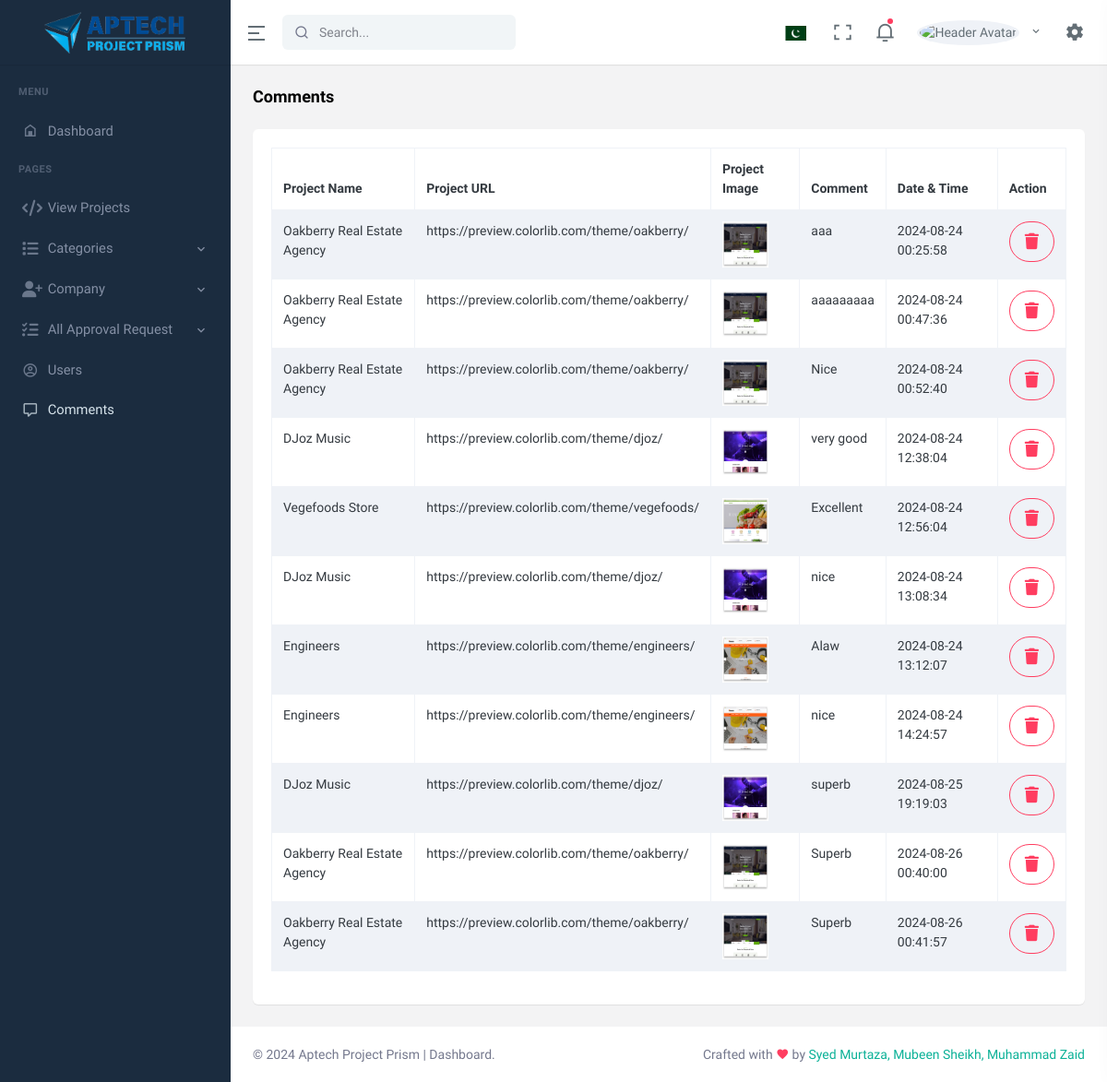
/Dashboard/comments.php, run on an earlier commit of the app's database.
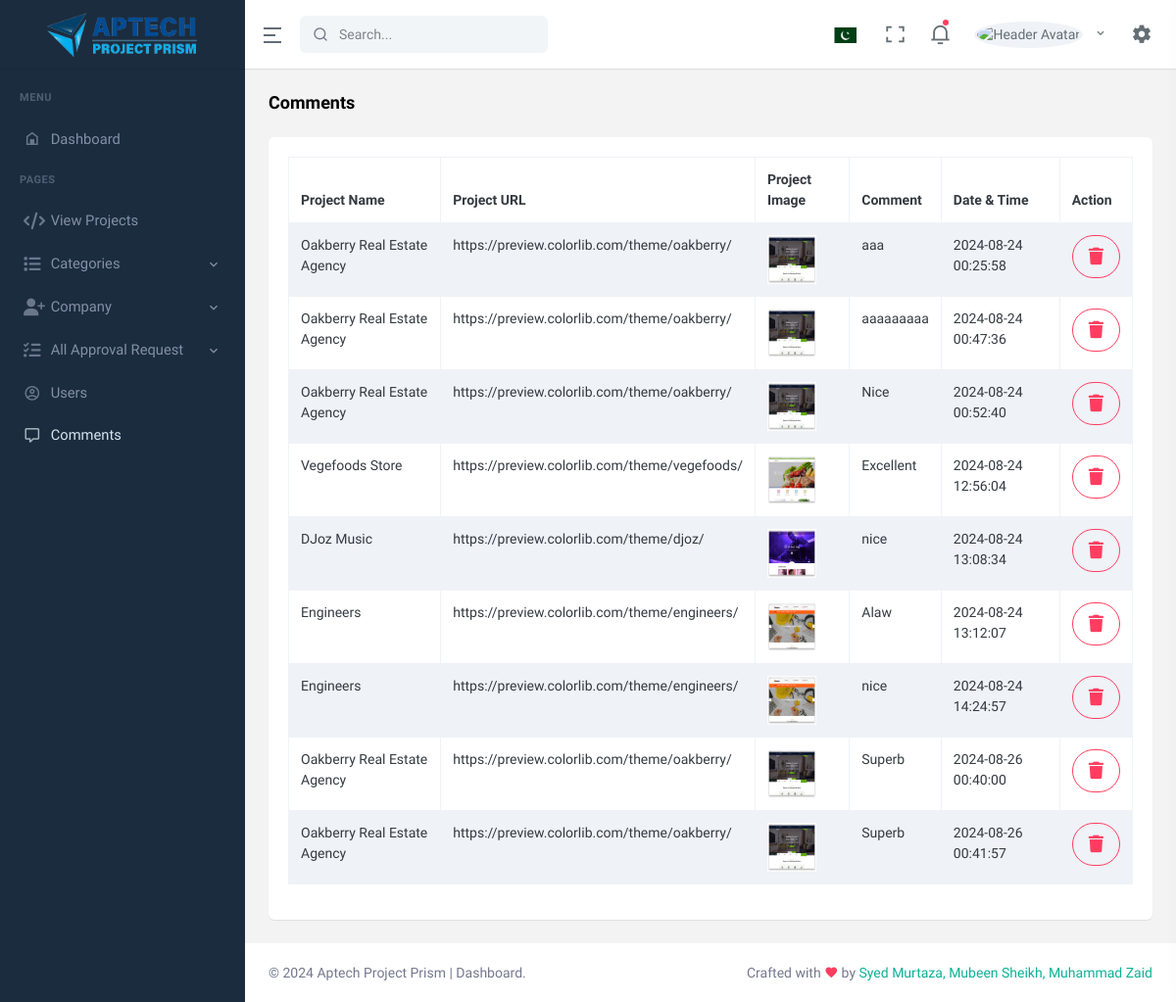
And on a later commit of the database.
### tables this page shows
CREATE TABLE `comment` (
  `comment_id` int(11) NOT NULL,
  `comment_message` text NOT NULL,
  `datetime` datetime NOT NULL DEFAULT current_timestamp(),
  `status` tinyint(4) NOT NULL DEFAULT 1,
  `user_id` int(11) NOT NULL,
  `projid` int(11) NOT NULL
);

CREATE TABLE `project` (
  `project_id` int(11) NOT NULL,
  `project_name` varchar(255) NOT NULL,
  `project_faculty` varchar(255) NOT NULL,
  `project_batchcode` varchar(255) NOT NULL,
  `project_semester` varchar(255) NOT NULL,
  `project_url` text NOT NULL,
  `project_img` varchar(255) NOT NULL,
  `project_desc` text NOT NULL,
  `status` tinyint(4) NOT NULL DEFAULT 1,
  `user_id` int(11) NOT NULL,
  `category` int(11) NOT NULL,
  `Sta` varchar(255) NOT NULL,
  `Statuss` int(255) NOT NULL
);

### Dashboard/comments.php (the view)
<?php
include('includes/header.php');
include('includes/navbar.php');
include('includes/sidebar.php');
include('config.php');
?>
<div id="layout-wrapper">
    <div class="main-content">
        <div class="page-content">
            <div class="container-fluid">
                <div class="row">
                    <div class="col-12">
                        <div class="page-title-box d-sm-flex align-items-center justify-content-between">
                            <h4 class="mb-sm-0">Comments</h4>
                        </div>
                    </div>
                </div>
                <div class="row">
                    <div class="col-12">
                        <div class="card">
                            <div class="card-body">
                                <table id="datatable-buttons"
                                    class="table table-striped table-bordered dt-responsive nowrap"
                                    style="border-collapse: collapse; border-spacing: 0; width: 100%;">
                                    <thead>
                                        <tr>
                                            <th>Project Name</th>
                                            <th>Project URL</th>
                                            <th>Project Image</th>
                                            <th>Comment</th>
                                            <th>Date & Time</th>
                                            <th>Action</th>
                                        </tr>
                                    </thead>
                                    <tbody>
                                    <?php
                                    $fetch_user_join = "SELECT
                                                            c.comment_id,
                                                            p.project_name,
                                                            p.project_url,
                                                            p.project_img,
                                                            c.comment_message,
                                                            c.datetime
                                                        FROM comment c
                                                        JOIN project p ON c.projid = p.project_id";
                                    $fetch_user_result = mysqli_query($connection, $fetch_user_join);
                                    if (!$fetch_user_result) {
                                        echo "Error executing query: " . mysqli_error($connection);
                                    } elseif (mysqli_num_rows($fetch_user_result) > 0) {
                                        while ($row = mysqli_fetch_assoc($fetch_user_result)) {
                                    ?>
                                        <tr>
                                            <td><?php echo htmlspecialchars($row['project_name']); ?></td>
                                            <td><?php echo htmlspecialchars($row['project_url']); ?></td>
                                            <td><img src="<?php echo "../User-Dashboard/assets/images/project_img/" . htmlspecialchars($row['project_img']); ?>" height="50px" width="50px"></td>
                                            <td><?php echo htmlspecialchars($row['comment_message']); ?></td>
                                            <td><?php echo htmlspecialchars($row['datetime']); ?></td>
                                            <td>
                                                <a href="comment-delete.php?c-id=<?php echo htmlspecialchars($row['comment_id']); ?>"
                                                    class="btn btn-outline-danger btn-lg btn-rounded waves-effect waves-light">
                                                    <i class="fa-solid fa-trash"></i>
                                                </a>
                                            </td>
                                        </tr>
                                    <?php
                                        }
                                    } else {
                                        echo "<tr><td colspan='6'>No comments found</td></tr>";
                                    }
                                    ?>
                                    </tbody>
                                </table>
                            </div>
                        </div>
                    </div>
                </div>
            </div>
        </div>
    </div>
</div>
<?php
include('includes/footer.php');
?>

What changed in the data, as far as the page shows it:
removed comment: projid.project_name "DJoz Music", projid.project_url "https://preview.colorlib.com/theme/djoz/", projid.project_img (picture), comment_message "very good", datetime "2024-08-24 12:38:04"
removed comment: projid.project_name "DJoz Music", projid.project_url "https://preview.colorlib.com/theme/djoz/", projid.project_img (picture), comment_message "superb", datetime "2024-08-25 19:19:03"
